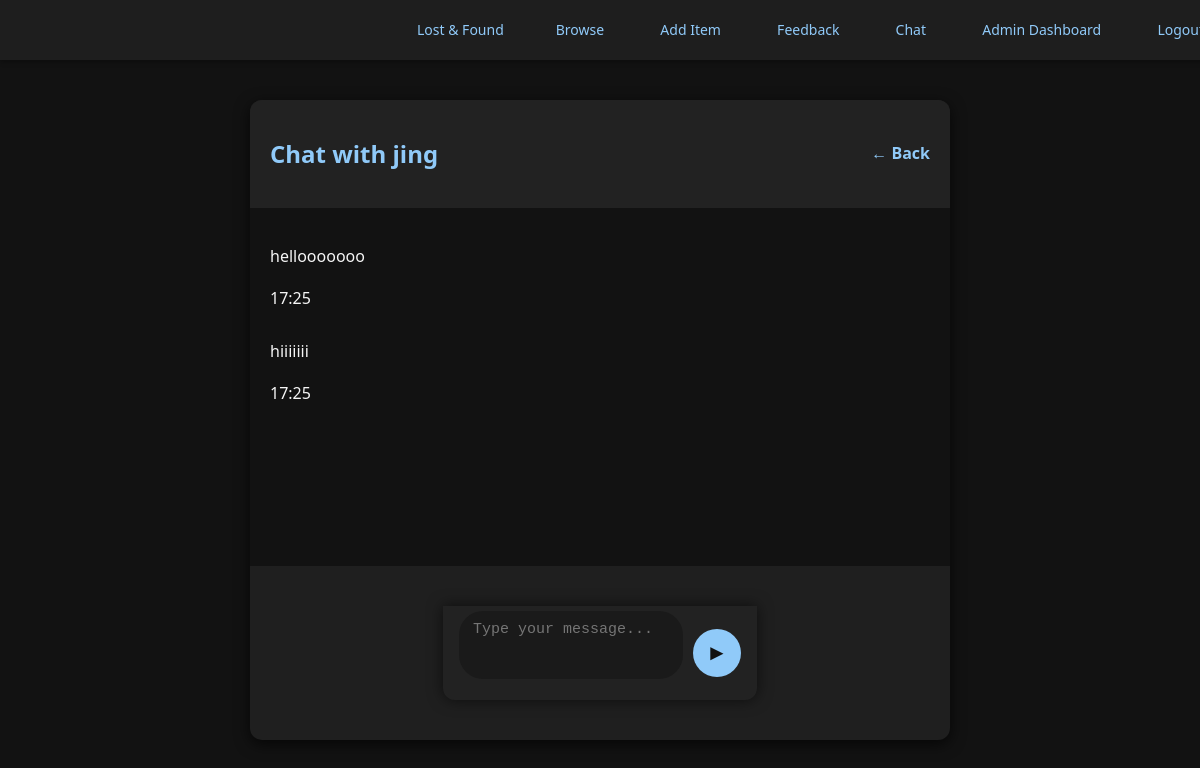
/chat/5 (signed in), run on the app's committed database.
### app.py (models this page shows)
class User(UserMixin, db.Model):
    id = db.Column(db.Integer, primary_key=True)
    username = db.Column(db.String(150), unique=True, nullable=False)
    password = db.Column(db.String(150), nullable=False)
    email = db.Column(db.String(150), unique=True, nullable=False)
    is_verified = db.Column(db.Boolean, default=False)
    verification_code = db.Column(db.String(6), nullable=True)
    code_sent_at = db.Column(db.DateTime, nullable=True)
    is_admin = db.Column(db.Boolean, default=False)
    items = db.relationship('LostItem', backref='owner', lazy=True)
    feedbacks = db.relationship('Feedback', backref='user', lazy=True)
    reports = db.relationship('Report', backref='user', lazy=True)
    messages_sent = db.relationship('ChatMessage', backref='sender', lazy=True, foreign_keys='ChatMessage.sender_id')
    messages_received = db.relationship('ChatMessage', backref='receiver', lazy=True, foreign_keys='ChatMessage.receiver_id')

class ChatMessage(db.Model):
    id = db.Column(db.Integer, primary_key=True)
    sender_id = db.Column(db.Integer, db.ForeignKey('user.id'), nullable=False)
    receiver_id = db.Column(db.Integer, db.ForeignKey('user.id'), nullable=False)
    message = db.Column(db.Text, nullable=False)
    timestamp = db.Column(db.DateTime, default=datetime.utcnow)

### app.py (the view, shortened to what this page needs)
    @app.route('/chat/<int:user_id>', methods=['GET', 'POST'])
    @login_required
    def chat_with(user_id):
        other_user = User.query.get_or_404(user_id)
        if other_user.id == current_user.id:
            flash("You cannot chat with yourself.", "warning")
            return redirect(url_for('chat'))
        messages = ChatMessage.query.filter(
            ((ChatMessage.sender_id == current_user.id) & (ChatMessage.receiver_id == other_user.id)) |
            ((ChatMessage.sender_id == other_user.id) & (ChatMessage.receiver_id == current_user.id))
        ).order_by(ChatMessage.timestamp.asc()).all()
        return render_template('chat_room.html', other_user=other_user, messages=messages)

### app.py (called while the page is built)
@login_manager.user_loader
def load_user(user_id):
    return User.query.get(int(user_id))

### templates/chat_room.html (shortened to what this page needs)
{% extends "base.html" %}
{% block content %}
<div class="chat-container">
  <header class="chat-header">
    <h2>Chat with {{ other_user.username }}</h2>
    <a href="{{ url_for('chat') }}" class="back-link">&larr; Back</a>
  </header>
  <div id="chat-box" class="chat-box">
    {% for msg in messages %}
      <div class="chat-message {{ 'sent' if msg.sender_id == current_user.id else 'received' }}">
        <div class="message-content">
          <p>{{ msg.message }}</p>
          <span class="message-time">{{ msg.timestamp.strftime('%H:%M') }}</span>
        </div>
      </div>
    {% else %}
      <p class="no-messages">No messages yet. Say hello!</p>
    {% endfor %}
  </div>
  <form method="POST" class="chat-form">
    <textarea name="message" rows="2" placeholder="Type your message..." required></textarea>
    <button type="submit" aria-label="Send message">&#9658;</button>
  </form>
</div>
{% endblock %}

### static/css/style.css (style rules this page uses)
body { background-color: #121212; color: #f5f5f5; font-family: 'Segoe UI', Tahoma, Geneva, Verdana, sans-serif; margin: 0; padding: 0; line-height: 1.6; padding-top: 60px; }
a { color: #90caf9; text-decoration: none; transition: 0.3s ease; }
form { background-color: #1a1a1a; padding: 25px; margin: 40px auto; border-radius: 8px; max-width: 450px; box-shadow: 0 0 15px rgba(0, 0, 0, 0.6); }
input[type="text"], input[type="password"], input[type="email"], input[type="date"], select, textarea, input[type="file"] { width: 100%; padding: 12px; background-color: #2b2b2b; color: #fff; border: 1px solid #444; border-radius: 5px; margin-bottom: 16px; }
button { width: 100%; padding: 12px; background-color: #333; color: white; border: none; border-radius: 6px; font-size: 16px; cursor: pointer; }
.chat-container { max-width: 700px; margin: 40px auto; background-color: #1f1f1f; border-radius: 12px; display: flex; flex-direction: column; height: 80vh; box-shadow: 0 4px 15px rgba(0,0,0,0.7); padding: 0; }
.chat-header { background-color: #222; padding: 15px 20px; display: flex; justify-content: space-between; align-items: center; border-radius: 12px 12px 0 0; color: #90caf9; font-weight: 600; flex-shrink: 0; }
.chat-box { flex-grow: 1; overflow-y: auto; padding: 20px; background-color: #121212; display: flex; flex-direction: column; gap: 12px; }
.chat-form { display: flex; background-color: #222; padding: 12px 16px; border-radius: 0 0 12px 12px; align-items: center; gap: 10px; flex-shrink: 0; height: 70px; }
.chat-form textarea { flex-grow: 1; resize: none; padding: 10px 14px; border-radius: 24px; border: none; background-color: #1a1a1a; color: #eee; font-size: 15px; outline: none; height: 48px; }
.chat-form button { background-color: #90caf9; border: none; color: #121212; font-size: 22px; padding: 0 14px; border-radius: 50%; cursor: pointer; transition: background-color 0.3s ease; display: flex; align-items: center; justify-content: center; height: 48px; width: 48px; }

### data on the page
User: username "jing"
ChatMessage: message "hellooooooo", timestamp "17:25"
ChatMessage: message "hiiiiiii", timestamp "17:25"
